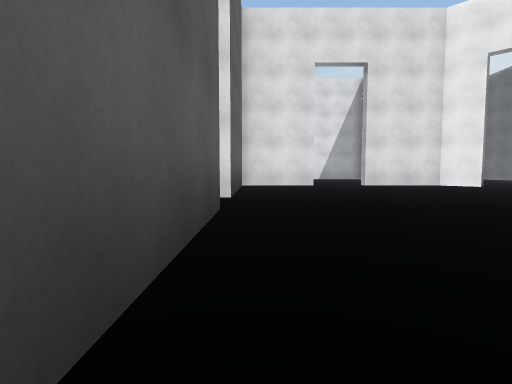
[1] (above)

15 first-person views from a walk through a Unity game level. The camera is 1.2 m above the floor, tilts 4° down and sees 80° across. The floor is counted in squares, 2 m on a side. Each view is taken from the middle of a square. On the plan, view 1 faces up. The plan holds only what a view shows up to about 9 squares ahead; the rest is blank. The place goes on beyond the plan.

[2]
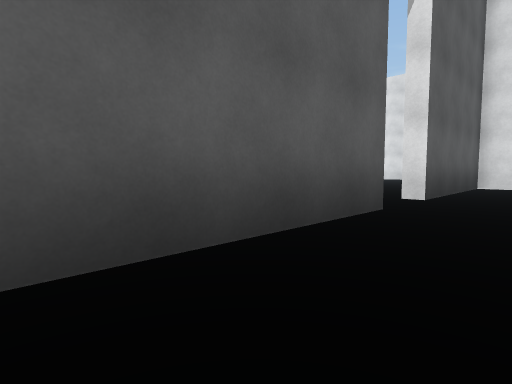

[3]
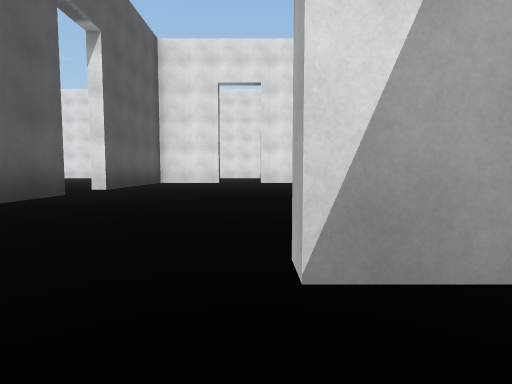

[4]
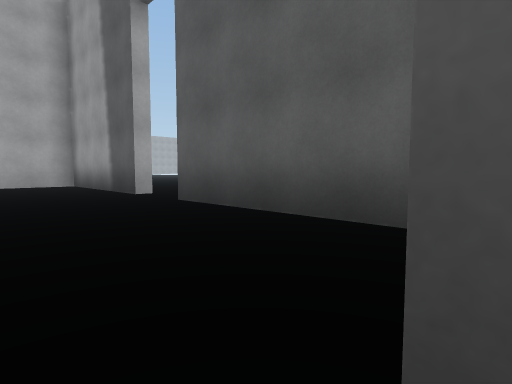

[5]
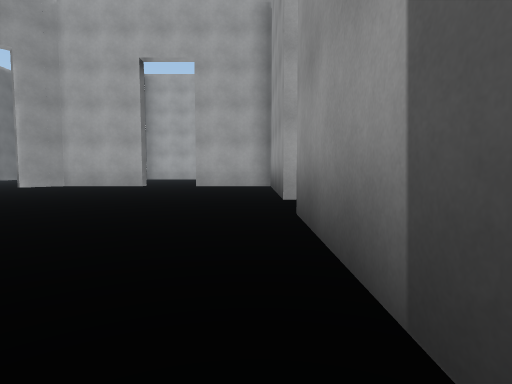

[6]
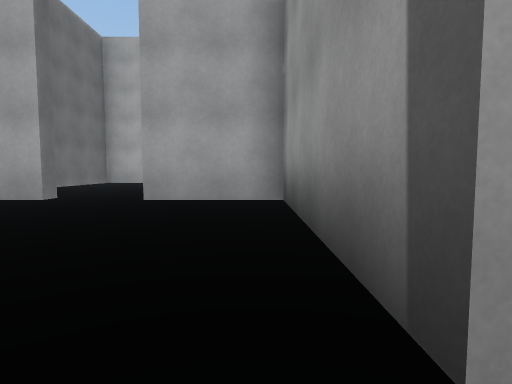

[7]
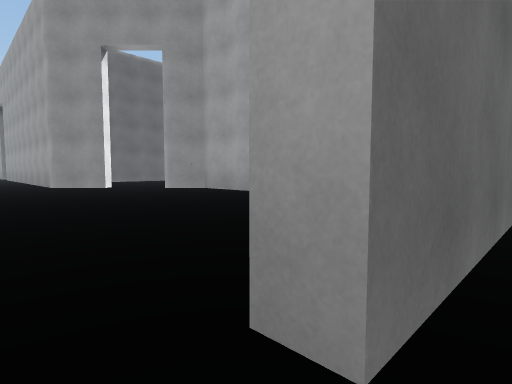

[8]
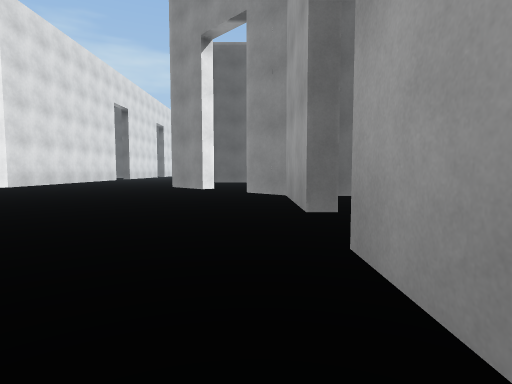

[9]
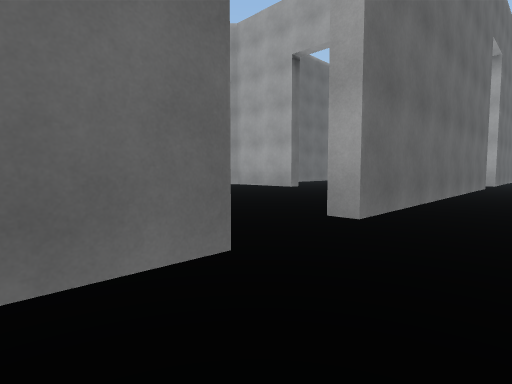

[10]
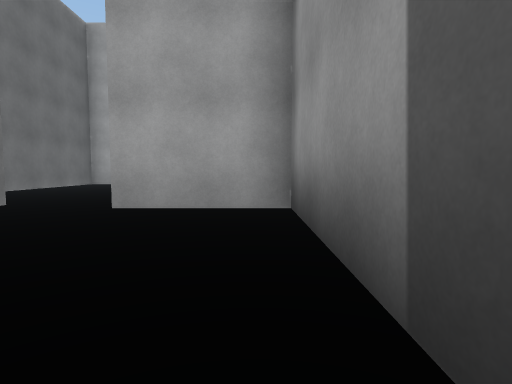

[11]
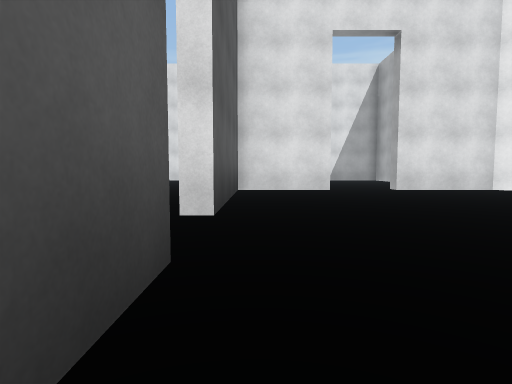

[12]
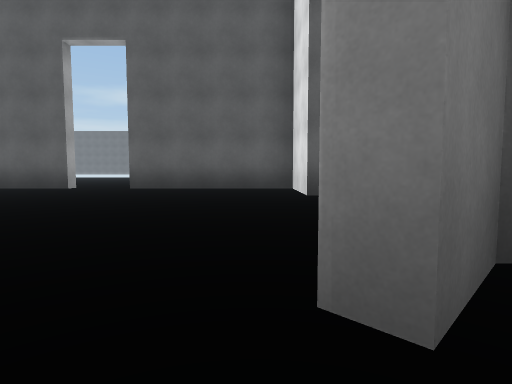

[13]
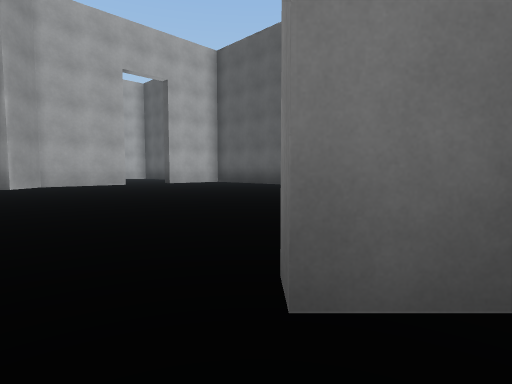

[14]
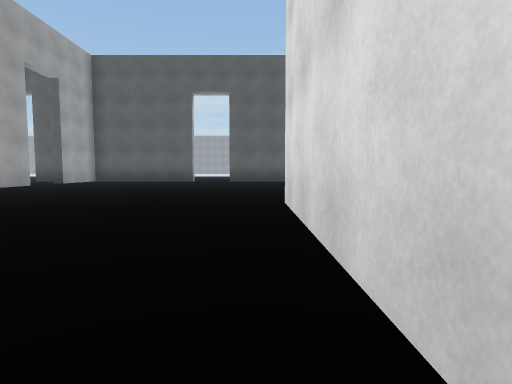

[15]
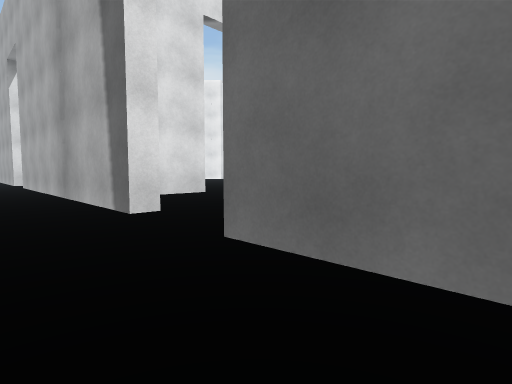

### Floor plan
Key: @ floor where view 1 was taken; # wall or solid block; . floor.
Columns run from 2 left of view 1 to 12 right of it. Each row starts with its distance up from view 1.
 11   ..... ..
 10   ..... ..
  9 .###..###.
  8 .#........
  7 .#........####
  6 .#..........  .
  5 .#..........
  4 ............
  3 .#...........
  2 .#.......####
  1 .#.......##
  0  #@....##.
 -1  ###..###
 -2  #.....#
 -3  ..  ..#
 -4  ..  ..#
 -5  #.   .#
 -6 .#.    #

Where each view was taken, in squares from view 1:
view 1: 0 up, 0 right, facing up
view 2: 0 up, 1 right, facing up-left
view 3: 2 down, 3 right, facing up
view 4: 9 up, 2 right, facing down-left
view 5: 8 up, 0 right, facing down
view 6: 4 up, 0 right, facing down
view 7: 4 up, 1 left, facing down-right
view 8: 0 up, 0 right, facing right
view 9: 6 up, 2 left, facing down-right
view 10: 3 up, 0 right, facing down
view 11: 2 up, 0 right, facing up
view 12: 8 up, 7 right, facing left
view 13: 9 up, 7 right, facing down-left
view 14: 6 up, 12 right, facing left
view 15: 6 down, 2 left, facing up-right
